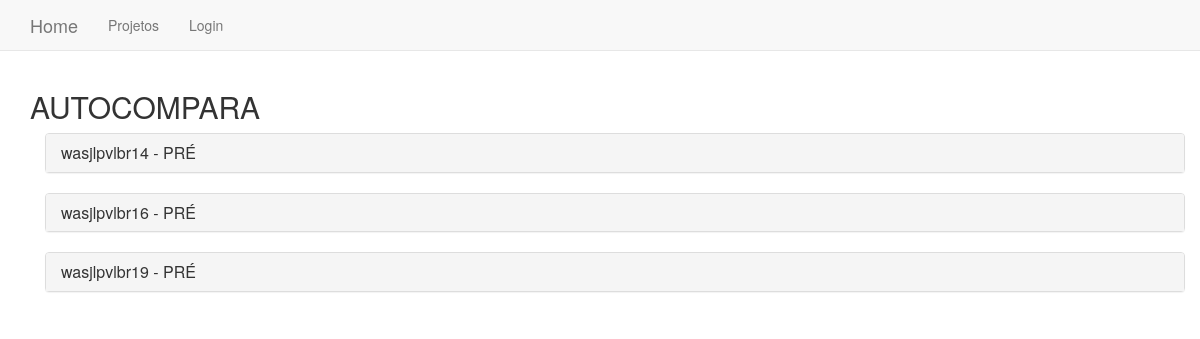
The page /proj_detail/1/ on the database as committed earlier.
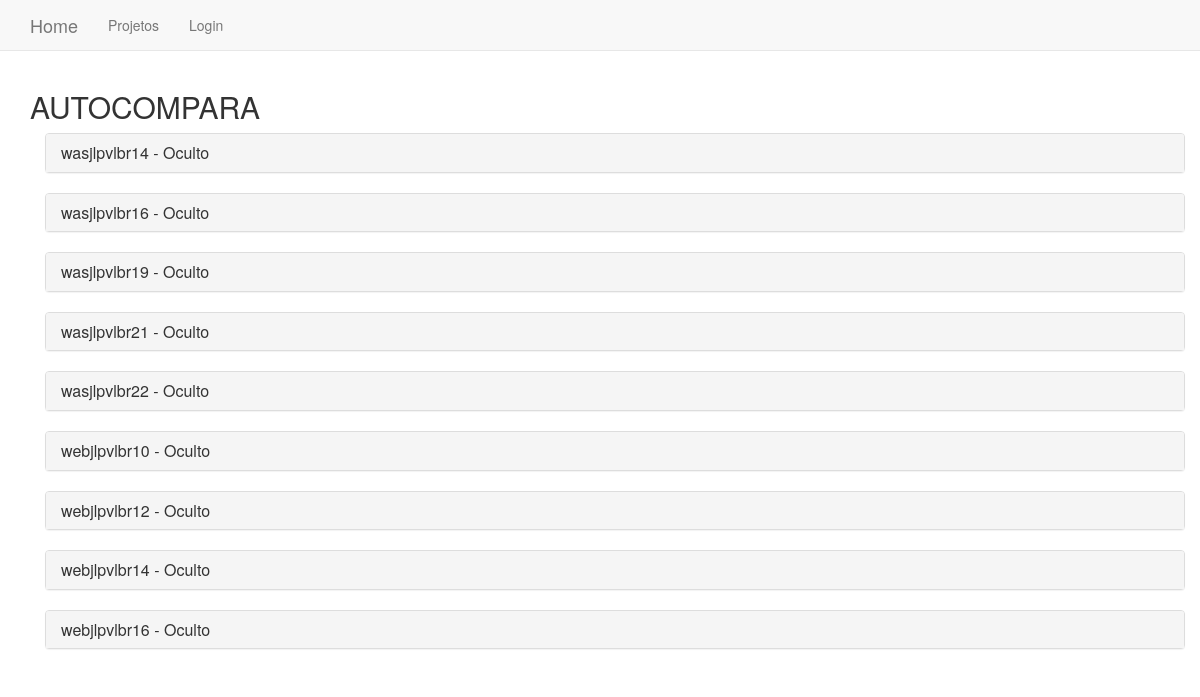
The same page on the database as committed later.
### Banksphere/models.py (models this page shows, shortened)
class Servidores(models.Model):
    nome = models.CharField("Nome", max_length=100)
    projeto = models.ForeignKey("Projetos", related_name="projeto")
    so = models.CharField("Sistema Operacional", choices=(
        ('Linux', "Linux"),
        ('Windows', "Windows"),
        ('Aix', "Aix"),
        ('Solaris', "Solaris"),
    ),
        max_length=30
    )
    ambiente = models.CharField("Ambiente", choices=(
        ('Produção', "Produção"),
        ('Pré', "Pré"),
        ('Oculto', "Oculto"),
        ('Prova Integrada', "Prova Integrada"),
    ),
        max_length=30
    )
    funcao = models.CharField("Função", choices=(
        ('DMGR', "Dmgr"),
        ('WEBSPHERE', "Was"),
        ('IHS-WEB', "Ihs-Web"),
        ('DB2', "Db2"),
    ),
        max_length=30
    )
    ip = models.IPAddressField("Endereço IP", max_length=30)
    celula = models.CharField("Celula", max_length=30)
    class Meta:
        ordering = ['nome']
        verbose_name = 'servidor'
        verbose_name_plural = 'servidores'

### Banksphere/views.py (the view)
# urls.py: url(r'^proj_detail/(?P<pk>\d+)/$', 'Banksphere.views.proj_detail', name='proj_detail'),
def proj_detail(request, pk):
    projeto = Projetos.objects.get(pk=pk)
    servidor = Servidores.objects.all().filter(projeto=projeto)
    servidor_id = Servidores.objects.get(pk=pk)
    appserv = AppServers.objects.all().filter(servidor_id=servidor_id)
    context = {'servidores': servidor, 'projetos': projeto, 'appservers': appserv, 'servidor_id': servidor_id}
    return render(request, 'servidores_detail.html', context)

### Banksphere/models.py (called while the page is built)
    def __str__(self):
            return self.nome

### Ambiente/templates/servidores_detail.html (shortened to what this page needs)
{% extends "base.html" %}
{% block content %}
    <h2>{{projetos}}</h2>
	{% for serv in servidores %}
	  <div class="container">
      <div class="panel-group" id="accordion">
        <div class="panel panel-default">
          <div class="panel-heading">
            <h4 class="panel-title">
              <a data-toggle="collapse" data-parent="#accordion" href="#{{serv.id}}">{{serv.nome}} - {{serv.ambiente}}</a>
            </h4>
          </div>
		   </div>
		   </div>
		   </div>
	{% endfor %}
{% endblock content %}

Rows that differ between the two databases and show on the page:
changed Servidores "wasjlpvlbr14": ambiente "PRÉ" → "Oculto"
changed Servidores "wasjlpvlbr16": ambiente "PRÉ" → "Oculto"
changed Servidores "wasjlpvlbr19": ambiente "PRÉ" → "Oculto"
added Servidores: nome "wasjlpvlbr21", ambiente "Oculto"
added Servidores: nome "wasjlpvlbr22", ambiente "Oculto"
added Servidores: nome "webjlpvlbr10", ambiente "Oculto"
added Servidores: nome "webjlpvlbr12", ambiente "Oculto"
added Servidores: nome "webjlpvlbr14", ambiente "Oculto"
added Servidores: nome "webjlpvlbr16", ambiente "Oculto"
